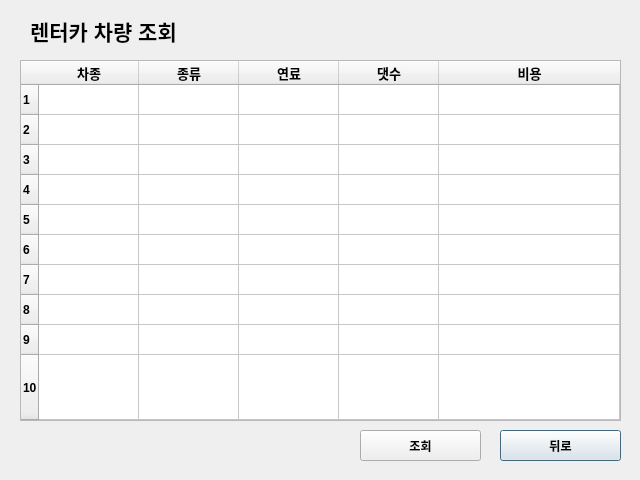
<?xml version="1.0" encoding="UTF-8"?>
<ui version="4.0">
 <class>carsearch</class>
 <widget class="QDialog" name="carsearch">
  <property name="geometry">
   <rect>
    <x>0</x>
    <y>0</y>
    <width>640</width>
    <height>480</height>
   </rect>
  </property>
  <property name="windowTitle">
   <string>Dialog</string>
  </property>
  <widget class="QPushButton" name="back">
   <property name="geometry">
    <rect>
     <x>500</x>
     <y>430</y>
     <width>121</width>
     <height>31</height>
    </rect>
   </property>
   <property name="font">
    <font>
     <weight>75</weight>
     <bold>true</bold>
    </font>
   </property>
   <property name="text">
    <string>뒤로</string>
   </property>
  </widget>
  <widget class="QPushButton" name="sear">
   <property name="geometry">
    <rect>
     <x>360</x>
     <y>430</y>
     <width>121</width>
     <height>31</height>
    </rect>
   </property>
   <property name="font">
    <font>
     <weight>75</weight>
     <bold>true</bold>
    </font>
   </property>
   <property name="text">
    <string>조회</string>
   </property>
  </widget>
  <widget class="QTableWidget" name="search_bar">
   <property name="geometry">
    <rect>
     <x>20</x>
     <y>60</y>
     <width>601</width>
     <height>361</height>
    </rect>
   </property>
   <property name="font">
    <font>
     <weight>75</weight>
     <bold>true</bold>
    </font>
   </property>
   <property name="rowCount">
    <number>10</number>
   </property>
   <attribute name="horizontalHeaderVisible">
    <bool>true</bool>
   </attribute>
   <attribute name="horizontalHeaderCascadingSectionResizes">
    <bool>false</bool>
   </attribute>
   <attribute name="horizontalHeaderHighlightSections">
    <bool>true</bool>
   </attribute>
   <attribute name="horizontalHeaderShowSortIndicator" stdset="0">
    <bool>true</bool>
   </attribute>
   <attribute name="horizontalHeaderStretchLastSection">
    <bool>true</bool>
   </attribute>
   <attribute name="verticalHeaderVisible">
    <bool>true</bool>
   </attribute>
   <attribute name="verticalHeaderCascadingSectionResizes">
    <bool>false</bool>
   </attribute>
   <attribute name="verticalHeaderHighlightSections">
    <bool>true</bool>
   </attribute>
   <attribute name="verticalHeaderShowSortIndicator" stdset="0">
    <bool>false</bool>
   </attribute>
   <attribute name="verticalHeaderStretchLastSection">
    <bool>true</bool>
   </attribute>
   <row/>
   <row/>
   <row/>
   <row/>
   <row/>
   <row/>
   <row/>
   <row/>
   <row/>
   <row/>
   <column>
    <property name="text">
     <string>차종</string>
    </property>
    <property name="font">
     <font>
      <pointsize>10</pointsize>
     </font>
    </property>
   </column>
   <column>
    <property name="text">
     <string>종류</string>
    </property>
    <property name="font">
     <font>
      <pointsize>10</pointsize>
     </font>
    </property>
   </column>
   <column>
    <property name="text">
     <string>연료</string>
    </property>
    <property name="font">
     <font>
      <pointsize>10</pointsize>
     </font>
    </property>
   </column>
   <column>
    <property name="text">
     <string>댓수</string>
    </property>
    <property name="font">
     <font>
      <pointsize>10</pointsize>
     </font>
    </property>
   </column>
   <column>
    <property name="text">
     <string>비용</string>
    </property>
    <property name="font">
     <font>
      <pointsize>10</pointsize>
     </font>
    </property>
   </column>
  </widget>
  <widget class="QLabel" name="name">
   <property name="geometry">
    <rect>
     <x>30</x>
     <y>10</y>
     <width>151</width>
     <height>41</height>
    </rect>
   </property>
   <property name="font">
    <font>
     <pointsize>16</pointsize>
     <weight>75</weight>
     <bold>true</bold>
    </font>
   </property>
   <property name="text">
    <string>렌터카 차량 조회</string>
   </property>
   <property name="buddy">
    <cstring>name</cstring>
   </property>
  </widget>
 </widget>
 <resources/>
 <connections/>
</ui>
